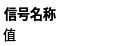
<?xml version="1.0" encoding="UTF-8"?>
<ui version="4.0">
 <class>Singal_Chart_Item</class>
 <widget class="QWidget" name="Singal_Chart_Item">
  <property name="geometry">
   <rect>
    <x>0</x>
    <y>0</y>
    <width>115</width>
    <height>35</height>
   </rect>
  </property>
  <property name="maximumSize">
   <size>
    <width>16777215</width>
    <height>35</height>
   </size>
  </property>
  <property name="windowTitle">
   <string>Form</string>
  </property>
  <property name="styleSheet">
   <string notr="true">QWidget{

	background-color: transparent;

}</string>
  </property>
  <layout class="QHBoxLayout" name="horizontalLayout">
   <property name="spacing">
    <number>0</number>
   </property>
   <property name="leftMargin">
    <number>0</number>
   </property>
   <property name="topMargin">
    <number>0</number>
   </property>
   <property name="rightMargin">
    <number>0</number>
   </property>
   <property name="bottomMargin">
    <number>0</number>
   </property>
   <item>
    <widget class="QFrame" name="frame">
     <property name="sizePolicy">
      <sizepolicy hsizetype="Preferred" vsizetype="Preferred">
       <horstretch>0</horstretch>
       <verstretch>0</verstretch>
      </sizepolicy>
     </property>
     <property name="minimumSize">
      <size>
       <width>0</width>
       <height>0</height>
      </size>
     </property>
     <property name="frameShape">
      <enum>QFrame::StyledPanel</enum>
     </property>
     <property name="frameShadow">
      <enum>QFrame::Raised</enum>
     </property>
     <layout class="QHBoxLayout" name="horizontalLayout_2">
      <property name="spacing">
       <number>1</number>
      </property>
      <property name="leftMargin">
       <number>0</number>
      </property>
      <property name="topMargin">
       <number>0</number>
      </property>
      <property name="rightMargin">
       <number>0</number>
      </property>
      <property name="bottomMargin">
       <number>0</number>
      </property>
      <item>
       <spacer name="horizontalSpacer_2">
        <property name="orientation">
         <enum>Qt::Horizontal</enum>
        </property>
        <property name="sizeType">
         <enum>QSizePolicy::Fixed</enum>
        </property>
        <property name="sizeHint" stdset="0">
         <size>
          <width>1</width>
          <height>20</height>
         </size>
        </property>
       </spacer>
      </item>
      <item>
       <widget class="QFrame" name="frame_3">
        <property name="frameShape">
         <enum>QFrame::StyledPanel</enum>
        </property>
        <property name="frameShadow">
         <enum>QFrame::Raised</enum>
        </property>
        <layout class="QVBoxLayout" name="verticalLayout_2">
         <property name="spacing">
          <number>0</number>
         </property>
         <property name="leftMargin">
          <number>0</number>
         </property>
         <property name="topMargin">
          <number>0</number>
         </property>
         <property name="rightMargin">
          <number>0</number>
         </property>
         <property name="bottomMargin">
          <number>0</number>
         </property>
         <item>
          <spacer name="verticalSpacer_4">
           <property name="orientation">
            <enum>Qt::Vertical</enum>
           </property>
           <property name="sizeHint" stdset="0">
            <size>
             <width>20</width>
             <height>3</height>
            </size>
           </property>
          </spacer>
         </item>
         <item>
          <widget class="QFrame" name="frame_2">
           <property name="frameShape">
            <enum>QFrame::StyledPanel</enum>
           </property>
           <property name="frameShadow">
            <enum>QFrame::Raised</enum>
           </property>
           <layout class="QHBoxLayout" name="horizontalLayout_3">
            <property name="spacing">
             <number>0</number>
            </property>
            <property name="leftMargin">
             <number>0</number>
            </property>
            <property name="topMargin">
             <number>0</number>
            </property>
            <property name="rightMargin">
             <number>0</number>
            </property>
            <property name="bottomMargin">
             <number>0</number>
            </property>
            <item>
             <widget class="QLabel" name="Chart_Name">
              <property name="font">
               <font>
                <pointsize>10</pointsize>
                <bold>true</bold>
               </font>
              </property>
              <property name="text">
               <string>信号名称</string>
              </property>
             </widget>
            </item>
            <item>
             <spacer name="horizontalSpacer_4">
              <property name="orientation">
               <enum>Qt::Horizontal</enum>
              </property>
              <property name="sizeHint" stdset="0">
               <size>
                <width>40</width>
                <height>0</height>
               </size>
              </property>
             </spacer>
            </item>
           </layout>
          </widget>
         </item>
         <item>
          <widget class="QLabel" name="Ion_Value">
           <property name="font">
            <font>
             <pointsize>10</pointsize>
             <bold>false</bold>
            </font>
           </property>
           <property name="text">
            <string>值</string>
           </property>
          </widget>
         </item>
         <item>
          <spacer name="verticalSpacer_3">
           <property name="orientation">
            <enum>Qt::Vertical</enum>
           </property>
           <property name="sizeHint" stdset="0">
            <size>
             <width>20</width>
             <height>3</height>
            </size>
           </property>
          </spacer>
         </item>
        </layout>
       </widget>
      </item>
      <item>
       <widget class="QWidget" name="widget" native="true">
        <property name="sizePolicy">
         <sizepolicy hsizetype="Fixed" vsizetype="Fixed">
          <horstretch>0</horstretch>
          <verstretch>0</verstretch>
         </sizepolicy>
        </property>
        <property name="minimumSize">
         <size>
          <width>30</width>
          <height>30</height>
         </size>
        </property>
        <property name="maximumSize">
         <size>
          <width>30</width>
          <height>30</height>
         </size>
        </property>
        <property name="styleSheet">
         <string notr="true">QPushButton {
    /* 正常状态下的样式 */
    border-radius: 2px; 
    border:2px solid rgb(255, 255, 255); /* 边框颜色 */
}
</string>
        </property>
        <layout class="QHBoxLayout" name="horizontalLayout_4">
         <property name="spacing">
          <number>0</number>
         </property>
         <property name="leftMargin">
          <number>0</number>
         </property>
         <property name="topMargin">
          <number>0</number>
         </property>
         <property name="rightMargin">
          <number>0</number>
         </property>
         <property name="bottomMargin">
          <number>0</number>
         </property>
         <item>
          <widget class="QPushButton" name="Color_pushButton">
           <property name="minimumSize">
            <size>
             <width>25</width>
             <height>25</height>
            </size>
           </property>
           <property name="maximumSize">
            <size>
             <width>25</width>
             <height>25</height>
            </size>
           </property>
           <property name="styleSheet">
            <string notr="true"/>
           </property>
           <property name="text">
            <string/>
           </property>
           <property name="iconSize">
            <size>
             <width>25</width>
             <height>25</height>
            </size>
           </property>
           <property name="autoRepeat">
            <bool>true</bool>
           </property>
          </widget>
         </item>
        </layout>
       </widget>
      </item>
      <item>
       <spacer name="horizontalSpacer_3">
        <property name="orientation">
         <enum>Qt::Horizontal</enum>
        </property>
        <property name="sizeType">
         <enum>QSizePolicy::Fixed</enum>
        </property>
        <property name="sizeHint" stdset="0">
         <size>
          <width>2</width>
          <height>20</height>
         </size>
        </property>
       </spacer>
      </item>
      <item>
       <widget class="QPushButton" name="Chart_Visible_pushButton">
        <property name="minimumSize">
         <size>
          <width>32</width>
          <height>32</height>
         </size>
        </property>
        <property name="maximumSize">
         <size>
          <width>32</width>
          <height>32</height>
         </size>
        </property>
        <property name="styleSheet">
         <string notr="true">QPushButton {
    /* 正常状态下的样式 */
    border-radius: 5px; 
}
</string>
        </property>
        <property name="text">
         <string/>
        </property>
        <property name="icon">
         <iconset resource="icon.qrc">
          <normaloff>:/new/prefix1/icon/Chart_False.png</normaloff>
          <normalon>:/new/prefix1/icon/Chart_true.png</normalon>:/new/prefix1/icon/Chart_False.png</iconset>
        </property>
        <property name="iconSize">
         <size>
          <width>30</width>
          <height>30</height>
         </size>
        </property>
        <property name="checkable">
         <bool>true</bool>
        </property>
        <property name="checked">
         <bool>true</bool>
        </property>
       </widget>
      </item>
     </layout>
    </widget>
   </item>
  </layout>
 </widget>
 <resources>
  <include location="icon.qrc"/>
 </resources>
 <connections/>
</ui>
